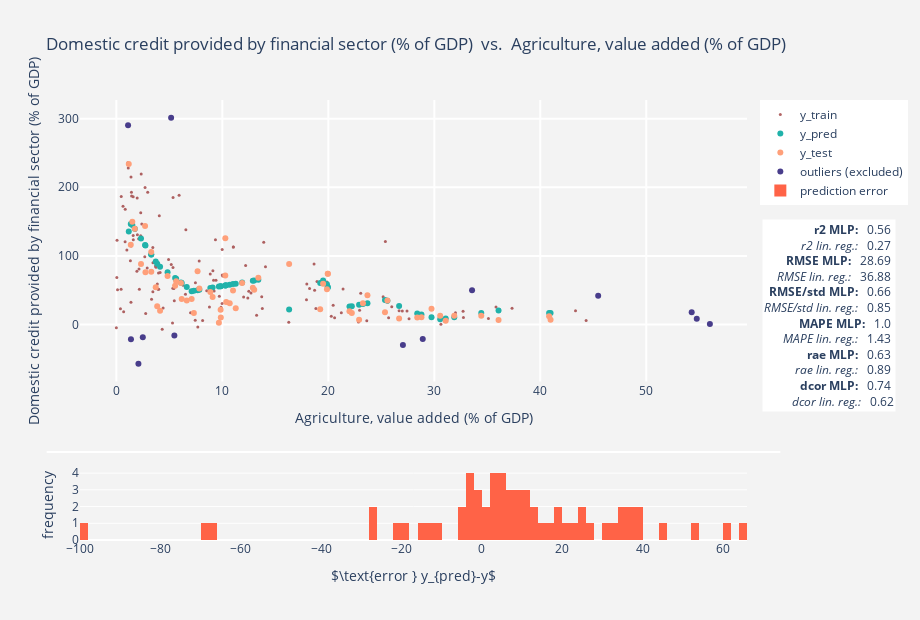

The code cell stored with this chart in its notebook:
### Code cell
# compare with a backup run, loadede at end of notebook
plots_backup[list(plots_backup.keys())[2]]

### Figure 1 — Plotly figure (JSON) as saved in the notebook; plotly's stock layout.template omitted (floating-point values rounded to 4 significant figures; data arrays with more than 128 entries replaced by an {"elided": "..."} marker saying what was removed)
{"data": [{"marker": {"color": "Maroon", "size": 3}, "mode": "markers", "name": "y_train", "opacity": 0.6, "type": "scatter", "x": {"elided": "142 float values"}, "xaxis": "x", "y": {"elided": "142 float values"}, "yaxis": "y"}, {"marker": {"color": "LightSeaGreen"}, "mode": "markers", "name": "y_pred", "type": "scatter", "x": [19.94, 19.96, 19.23, 6.645, 16.3, 3.716, 22.9, 4.832, 10.7, 8.868, 1.359, 3.855, 28.39, 23.27, 7.105, 7.312, 3.29, 2.747, 2.327, 5.645, 40.83, 36.06, 25.57, 11.26, 34.43, 1.507, 1.74, 13.39, 1.172, 9.837, 9.083, 19.51, 7.83, 31.88, 2.709, 6.167, 31.08, 29.74, 26.68, 13.01, 9.855, 4.125, 5.547, 11.01, 30.56, 40.97, 6.097, 19.87, 9.675, 25.35, 12.88, 3.296, 21.99, 10.28, 7.664, 23.69, 28.78, 10.36, 11.87, 10.28, 22.22], "xaxis": "x", "y": [54.82, 53.97, 60.62, 54.74, 21.98, 91.82, 28.77, 76.06, 58.06, 53.25, 146.5, 88.46, 16.16, 29.82, 48.61, 49.15, 102.1, 115.2, 125.3, 66.6, 16.9, 20.59, 34.57, 59.56, 16.73, 145.0, 139.4, 65.17, 135.7, 55.8, 53.82, 64.27, 50.52, 10.68, 116.1, 60.54, 8.765, 10.45, 26.89, 64.15, 55.85, 84.28, 67.74, 58.89, 7.595, 16.79, 61.35, 58.8, 55.38, 35.8, 63.81, 101.9, 26.15, 56.96, 50.08, 31.04, 14.47, 57.19, 61.14, 56.98, 26.79], "yaxis": "y"}, {"marker": {"color": "LightSalmon"}, "mode": "markers", "name": "y_test", "type": "scatter", "x": [19.94, 19.96, 19.23, 6.645, 16.3, 3.716, 22.9, 4.832, 10.7, 8.868, 1.359, 3.855, 28.39, 23.27, 7.105, 7.312, 3.29, 2.747, 2.327, 5.645, 40.83, 36.06, 25.57, 11.26, 34.43, 1.507, 1.74, 13.39, 1.172, 9.837, 9.083, 19.51, 7.83, 31.88, 2.709, 6.167, 31.08, 29.74, 26.68, 13.01, 9.855, 4.125, 5.547, 11.01, 30.56, 40.97, 6.097, 19.87, 9.675, 25.35, 12.88, 3.296, 21.99, 10.28, 7.664, 23.69, 28.78, 10.36, 11.87, 10.28, 22.22], "xaxis": "x", "y": [74.14, 74.13, 22.15, 34.87, 88.31, 54.3, 6.972, 70.76, 31.07, 47.24, 116.1, 26.49, 10.29, 31.09, 37.34, 16.88, 105.8, 76.26, 88.11, 63.25, 12.18, 6.586, 35.14, 23.57, 12.84, 149.9, 139.7, 68.35, 234.0, 21.54, 40.22, 59.34, 52.57, 12.9, 143.6, 37.36, 5.548, 22.86, 8.633, 50.86, 10.3, 19.94, 56.59, 49.57, 12.95, 6.94, 60.53, 51.26, 2.684, 17.9, 53.51, 76.81, 19.23, 71.31, 77.48, 42.5, 10.58, 32.67, 60.59, 125.7, 16.96], "yaxis": "y"}, {"marker": {"color": "DarkSlateBlue "}, "mode": "markers", "name": "outliers (excluded)", "type": "scatter", "x": [2.495, 54.28, 56.0, 1.379, 45.46, 5.167, 1.106, 5.475, 2.083, 27.04, 33.56, 54.76, 28.91], "xaxis": "x", "y": [-18.44, 17.91, 0.8207, -21.38, 41.84, 301.2, 290.4, -16.1, -57.16, -29.7, 50.02, 8.61, -21.13], "yaxis": "y"}, {"marker": {"color": "Tomato"}, "name": "prediction error", "nbinsx": 100, "type": "histogram", "x": [-19.32, -20.16, 38.47, 19.87, -66.33, 37.53, 21.8, 5.3, 27.0, 6.012, 30.45, 61.96, 5.866, -1.275, 11.27, 32.28, -3.673, 38.9, 37.16, 3.351, 4.728, 14.01, -0.5751, 35.99, 3.89, -4.879, -0.2652, -3.178, -98.3, 34.26, 13.6, 4.924, -2.052, -2.226, -27.52, 23.17, 3.217, -12.41, 18.25, 13.3, 45.55, 64.34, 11.15, 9.321, -5.36, 9.847, 0.822, 7.541, 52.69, 17.9, 10.3, 25.12, 6.92, -14.34, -27.4, -11.46, 3.897, 24.52, 0.5591, -68.71, 9.826], "xaxis": "x2", "yaxis": "y2"}], "layout": {"annotations": [{"align": "right", "bgcolor": "white", "showarrow": false, "text": "<b>r2 MLP:   </b>0.56 <i><br>r2 lin. reg.:   </i>0.27 <b><br>RMSE MLP:   </b>28.69 <i><br>RMSE lin. reg.:   </i>36.88 <b><br>RMSE/std MLP:   </b>0.66 <i><br>RMSE/std lin. reg.:   </i>0.85 <b><br>MAPE MLP:   </b>1.0 <i><br>MAPE lin. reg.:   </i>1.43 <b><br>rae MLP:   </b>0.63 <i><br>rae lin. reg.:   </i>0.89 <b><br>dcor MLP:   </b>0.74 <i><br>dcor lin. reg.:   </i>0.62", "x": 1.223, "xref": "paper", "y": 0.73, "yref": "paper"}], "height": 620, "legend": {"bgcolor": "white"}, "paper_bgcolor": "rgb(243, 243, 243)", "plot_bgcolor": "rgb(243, 243, 243)", "shapes": [{"line": {"color": "white"}, "type": "line", "x0": -0.05, "x1": 1.05, "xref": "paper", "y0": 0.2, "y1": 0.2, "yref": "paper"}], "title": {"text": "Domestic credit provided by financial sector (% of GDP)  vs.  Agriculture, value added (% of GDP)"}, "width": 920, "xaxis": {"anchor": "y", "domain": [0, 1], "gridcolor": "white", "gridwidth": 2, "title": {"text": "Agriculture, value added (% of GDP)"}}, "xaxis2": {"anchor": "y2", "domain": [0, 1], "title": {"text": "$\\text{error } y_{pred}-y$"}}, "yaxis": {"anchor": "x", "domain": [0.36, 1], "gridcolor": "white", "gridwidth": 2, "title": {"text": "Domestic credit provided by financial sector (% of GDP)"}}, "yaxis2": {"anchor": "x2", "domain": [0, 0.16], "title": {"text": "frequency"}}}}
